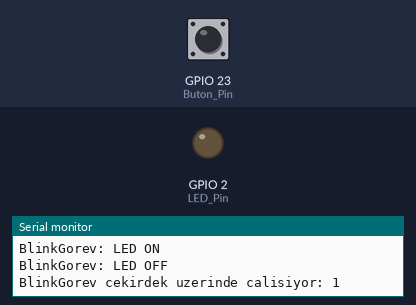
The program below on a simulated ESP32. On the bench: output pins drawn as LEDs (lit = HIGH), the last lines printed to the serial monitor. Inputs (shaded band) come from the test bench; at power-on: GPIO 23 (Buton_Pin) HIGH.

Above: at 1.2 s.
1.3 s: GPIO 23 (Buton_Pin) pulled LOW for 0.15 s
At 2.1 s:
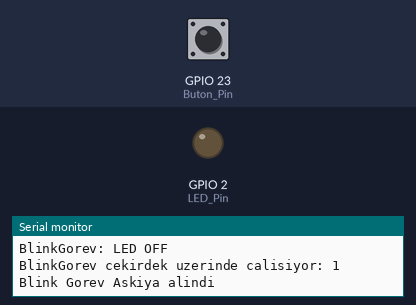
2.9 s: GPIO 23 (Buton_Pin) pulled LOW for 1 s
At 5.7 s:
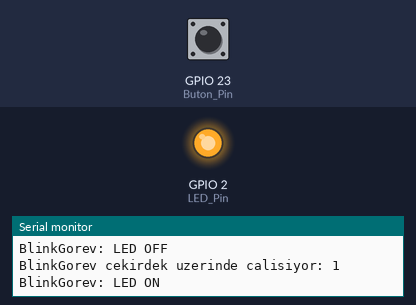
5.9 s: GPIO 23 (Buton_Pin) pulled LOW for 3.2 s
At 6.9 s:
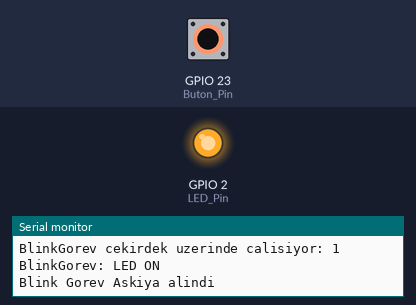
Timing chart, 0 to 8.9 s (numbered marks = the images above; inputs shaded):
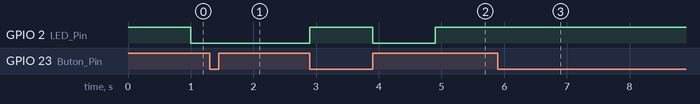

Measured:
- after the input at 1.3 s, GPIO 2 (LED_Pin): stays LOW (without the input it goes to HIGH after 0.70 s)
- after the input at 2.9 s, GPIO 2 (LED_Pin): LOW → HIGH at once, → LOW 1.0 s later, → HIGH 1.0 s later
- after the input at 5.9 s, GPIO 2 (LED_Pin): stops changing and stays HIGH

The program:

main.cpp
```cpp
#include <Arduino.h>


#define LED_Pin 2
#define Buton_Pin 23

TaskHandle_t BlinkGorevHandle = NULL;

// ISR için oluşturulan volatile değişkenler
volatile bool gorevSuspended = false;
volatile uint32_t sonInterruptZamani = 0;
const uint32_t debounceSuresi = 100;


void IRAM_ATTR buttonISR() ;
void BlinkGorev(void *parameter)
{
  for (;;)
  {
    digitalWrite(LED_Pin, HIGH);
    Serial.println("BlinkGorev: LED ON");
    vTaskDelay(1000 / portTICK_PERIOD_MS); // 1000ms
    digitalWrite(LED_Pin, LOW);
    Serial.println("BlinkGorev: LED OFF");
    Serial.print("BlinkGorev cekirdek uzerinde calisiyor: ");
    Serial.println(xPortGetCoreID());
    vTaskDelay(1000 / portTICK_PERIOD_MS);
  }
}


void setup()
{
  Serial.begin(9600);
  pinMode(LED_Pin, OUTPUT);
  pinMode(Buton_Pin, INPUT_PULLUP); // Internal pull-up resistor

  // Kesme butonu eklendi
  attachInterrupt(digitalPinToInterrupt(Buton_Pin), buttonISR, FALLING);

  // Gorev oluşturma
  xTaskCreatePinnedToCore(
    BlinkGorev,         // Gorev fonksiyonu
    "BlinkGorev",       // Gorev adı
    10000,             // Yığın Boyutu (bytes)
    NULL,              // parametreler
    1,                 // Öncelik
    &BlinkGorevHandle,  // Gorev handle
    1                  // Çekirdek 1
  );
}

void loop()
{

}

void IRAM_ATTR buttonISR()
{
  // Debounce kontrolü
  uint32_t simdikiZaman = millis();
  if (simdikiZaman - sonInterruptZamani < debounceSuresi)
  {
    return;
  }
  sonInterruptZamani = simdikiZaman;

  // Toggle gorev durumu
  gorevSuspended = !gorevSuspended;
  if (gorevSuspended)
  {
    vTaskSuspend(BlinkGorevHandle);
    Serial.println("Blink Gorev Askiya alindi");
  }
  else
  {
    vTaskResume(BlinkGorevHandle);
    Serial.println("BlinkTask devam ediyor");
  }
}
```
